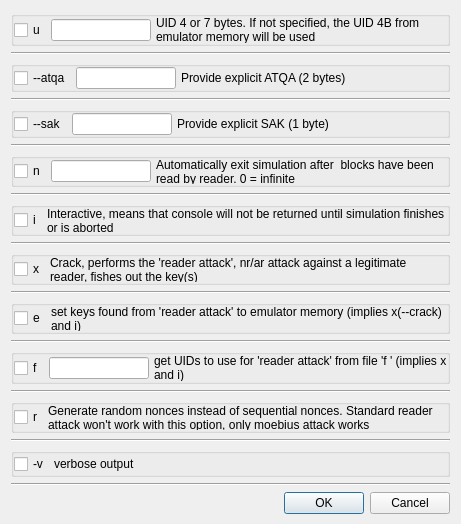
<?xml version="1.0" encoding="UTF-8"?>
<ui version="4.0">
 <class>MF_Sim_simDialog</class>
 <widget class="QDialog" name="MF_Sim_simDialog">
  <property name="geometry">
   <rect>
    <x>0</x>
    <y>0</y>
    <width>461</width>
    <height>524</height>
   </rect>
  </property>
  <property name="windowTitle">
   <string>Simulate</string>
  </property>
  <layout class="QVBoxLayout" name="verticalLayout">
   <item>
    <widget class="QGroupBox" name="uGroupBox">
     <layout class="QHBoxLayout" name="uLayout">
      <property name="spacing">
       <number>5</number>
      </property>
      <property name="leftMargin">
       <number>0</number>
      </property>
      <property name="topMargin">
       <number>0</number>
      </property>
      <property name="rightMargin">
       <number>0</number>
      </property>
      <property name="bottomMargin">
       <number>0</number>
      </property>
      <item>
       <widget class="QCheckBox" name="uBox">
        <property name="text">
         <string>u</string>
        </property>
       </widget>
      </item>
      <item>
       <widget class="QLineEdit" name="uEdit">
        <property name="sizePolicy">
         <sizepolicy hsizetype="Fixed" vsizetype="Fixed">
          <horstretch>0</horstretch>
          <verstretch>0</verstretch>
         </sizepolicy>
        </property>
        <property name="maximumSize">
         <size>
          <width>100</width>
          <height>16777215</height>
         </size>
        </property>
       </widget>
      </item>
      <item>
       <widget class="QLabel" name="label">
        <property name="sizePolicy">
         <sizepolicy hsizetype="Expanding" vsizetype="Preferred">
          <horstretch>0</horstretch>
          <verstretch>0</verstretch>
         </sizepolicy>
        </property>
        <property name="text">
         <string>UID 4 or 7 bytes. If not specified, the UID 4B from emulator memory will be used</string>
        </property>
        <property name="wordWrap">
         <bool>true</bool>
        </property>
       </widget>
      </item>
     </layout>
    </widget>
   </item>
   <item>
    <widget class="Line" name="uLine">
     <property name="orientation">
      <enum>Qt::Horizontal</enum>
     </property>
    </widget>
   </item>
   <item>
    <widget class="QGroupBox" name="atqaGroupBox">
     <layout class="QHBoxLayout" name="atqaLayout">
      <property name="spacing">
       <number>5</number>
      </property>
      <property name="leftMargin">
       <number>0</number>
      </property>
      <property name="topMargin">
       <number>0</number>
      </property>
      <property name="rightMargin">
       <number>0</number>
      </property>
      <property name="bottomMargin">
       <number>0</number>
      </property>
      <item>
       <widget class="QCheckBox" name="atqaBox">
        <property name="text">
         <string>--atqa</string>
        </property>
       </widget>
      </item>
      <item>
       <widget class="QLineEdit" name="atqaEdit">
        <property name="sizePolicy">
         <sizepolicy hsizetype="Fixed" vsizetype="Fixed">
          <horstretch>0</horstretch>
          <verstretch>0</verstretch>
         </sizepolicy>
        </property>
        <property name="maximumSize">
         <size>
          <width>100</width>
          <height>16777215</height>
         </size>
        </property>
       </widget>
      </item>
      <item>
       <widget class="QLabel" name="label_8">
        <property name="sizePolicy">
         <sizepolicy hsizetype="Expanding" vsizetype="Preferred">
          <horstretch>0</horstretch>
          <verstretch>0</verstretch>
         </sizepolicy>
        </property>
        <property name="text">
         <string>Provide explicit ATQA (2 bytes)</string>
        </property>
        <property name="wordWrap">
         <bool>true</bool>
        </property>
       </widget>
      </item>
     </layout>
    </widget>
   </item>
   <item>
    <widget class="Line" name="atqaLine">
     <property name="orientation">
      <enum>Qt::Horizontal</enum>
     </property>
    </widget>
   </item>
   <item>
    <widget class="QGroupBox" name="sakGroupBox">
     <layout class="QHBoxLayout" name="sakLayout">
      <property name="spacing">
       <number>5</number>
      </property>
      <property name="leftMargin">
       <number>0</number>
      </property>
      <property name="topMargin">
       <number>0</number>
      </property>
      <property name="rightMargin">
       <number>0</number>
      </property>
      <property name="bottomMargin">
       <number>0</number>
      </property>
      <item>
       <widget class="QCheckBox" name="sakBox">
        <property name="text">
         <string>--sak</string>
        </property>
       </widget>
      </item>
      <item>
       <widget class="QLineEdit" name="sakEdit">
        <property name="sizePolicy">
         <sizepolicy hsizetype="Fixed" vsizetype="Fixed">
          <horstretch>0</horstretch>
          <verstretch>0</verstretch>
         </sizepolicy>
        </property>
        <property name="maximumSize">
         <size>
          <width>100</width>
          <height>16777215</height>
         </size>
        </property>
       </widget>
      </item>
      <item>
       <widget class="QLabel" name="label_9">
        <property name="sizePolicy">
         <sizepolicy hsizetype="Expanding" vsizetype="Preferred">
          <horstretch>0</horstretch>
          <verstretch>0</verstretch>
         </sizepolicy>
        </property>
        <property name="text">
         <string>Provide explicit SAK (1 byte)</string>
        </property>
        <property name="wordWrap">
         <bool>true</bool>
        </property>
       </widget>
      </item>
     </layout>
    </widget>
   </item>
   <item>
    <widget class="Line" name="sakLine">
     <property name="orientation">
      <enum>Qt::Horizontal</enum>
     </property>
    </widget>
   </item>
   <item>
    <widget class="QGroupBox" name="nGroupBox">
     <layout class="QHBoxLayout" name="nLayout">
      <property name="spacing">
       <number>5</number>
      </property>
      <property name="leftMargin">
       <number>0</number>
      </property>
      <property name="topMargin">
       <number>0</number>
      </property>
      <property name="rightMargin">
       <number>0</number>
      </property>
      <property name="bottomMargin">
       <number>0</number>
      </property>
      <item>
       <widget class="QCheckBox" name="nBox">
        <property name="text">
         <string>n</string>
        </property>
       </widget>
      </item>
      <item>
       <widget class="QLineEdit" name="nEdit">
        <property name="sizePolicy">
         <sizepolicy hsizetype="Fixed" vsizetype="Fixed">
          <horstretch>0</horstretch>
          <verstretch>0</verstretch>
         </sizepolicy>
        </property>
        <property name="maximumSize">
         <size>
          <width>100</width>
          <height>16777215</height>
         </size>
        </property>
       </widget>
      </item>
      <item>
       <widget class="QLabel" name="label_2">
        <property name="sizePolicy">
         <sizepolicy hsizetype="Expanding" vsizetype="Preferred">
          <horstretch>0</horstretch>
          <verstretch>0</verstretch>
         </sizepolicy>
        </property>
        <property name="text">
         <string>Automatically exit simulation after &lt;numreads&gt; blocks have been read by reader. 0 = infinite</string>
        </property>
        <property name="wordWrap">
         <bool>true</bool>
        </property>
       </widget>
      </item>
     </layout>
    </widget>
   </item>
   <item>
    <widget class="Line" name="nLine">
     <property name="orientation">
      <enum>Qt::Horizontal</enum>
     </property>
    </widget>
   </item>
   <item>
    <widget class="QGroupBox" name="iGroupBox">
     <layout class="QHBoxLayout" name="iLayout">
      <property name="spacing">
       <number>5</number>
      </property>
      <property name="leftMargin">
       <number>0</number>
      </property>
      <property name="topMargin">
       <number>0</number>
      </property>
      <property name="rightMargin">
       <number>0</number>
      </property>
      <property name="bottomMargin">
       <number>0</number>
      </property>
      <item>
       <widget class="QCheckBox" name="iBox">
        <property name="text">
         <string>i</string>
        </property>
       </widget>
      </item>
      <item>
       <widget class="QLabel" name="label_3">
        <property name="sizePolicy">
         <sizepolicy hsizetype="Expanding" vsizetype="Preferred">
          <horstretch>0</horstretch>
          <verstretch>0</verstretch>
         </sizepolicy>
        </property>
        <property name="text">
         <string>Interactive, means that console will not be returned until simulation finishes or is aborted</string>
        </property>
        <property name="wordWrap">
         <bool>true</bool>
        </property>
       </widget>
      </item>
     </layout>
    </widget>
   </item>
   <item>
    <widget class="Line" name="iLine">
     <property name="orientation">
      <enum>Qt::Horizontal</enum>
     </property>
    </widget>
   </item>
   <item>
    <widget class="QGroupBox" name="xGroupBox">
     <layout class="QHBoxLayout" name="xLayout">
      <property name="spacing">
       <number>5</number>
      </property>
      <property name="leftMargin">
       <number>0</number>
      </property>
      <property name="topMargin">
       <number>0</number>
      </property>
      <property name="rightMargin">
       <number>0</number>
      </property>
      <property name="bottomMargin">
       <number>0</number>
      </property>
      <item>
       <widget class="QCheckBox" name="xBox">
        <property name="text">
         <string>x</string>
        </property>
       </widget>
      </item>
      <item>
       <widget class="QLabel" name="label_4">
        <property name="sizePolicy">
         <sizepolicy hsizetype="Expanding" vsizetype="Preferred">
          <horstretch>0</horstretch>
          <verstretch>0</verstretch>
         </sizepolicy>
        </property>
        <property name="text">
         <string>Crack, performs the 'reader attack', nr/ar attack against a legitimate reader, fishes out the key(s)</string>
        </property>
        <property name="wordWrap">
         <bool>true</bool>
        </property>
       </widget>
      </item>
     </layout>
    </widget>
   </item>
   <item>
    <widget class="Line" name="xLine">
     <property name="orientation">
      <enum>Qt::Horizontal</enum>
     </property>
    </widget>
   </item>
   <item>
    <widget class="QGroupBox" name="eGroupBox">
     <layout class="QHBoxLayout" name="eLayout">
      <property name="spacing">
       <number>5</number>
      </property>
      <property name="leftMargin">
       <number>0</number>
      </property>
      <property name="topMargin">
       <number>0</number>
      </property>
      <property name="rightMargin">
       <number>0</number>
      </property>
      <property name="bottomMargin">
       <number>0</number>
      </property>
      <item>
       <widget class="QCheckBox" name="eBox">
        <property name="text">
         <string>e</string>
        </property>
       </widget>
      </item>
      <item>
       <widget class="QLabel" name="label_5">
        <property name="sizePolicy">
         <sizepolicy hsizetype="Expanding" vsizetype="Preferred">
          <horstretch>0</horstretch>
          <verstretch>0</verstretch>
         </sizepolicy>
        </property>
        <property name="text">
         <string>set keys found from 'reader attack' to emulator memory (implies x(--crack) and i)</string>
        </property>
        <property name="wordWrap">
         <bool>true</bool>
        </property>
       </widget>
      </item>
     </layout>
    </widget>
   </item>
   <item>
    <widget class="Line" name="eLine">
     <property name="orientation">
      <enum>Qt::Horizontal</enum>
     </property>
    </widget>
   </item>
   <item>
    <widget class="QGroupBox" name="fGroupBox">
     <layout class="QHBoxLayout" name="fLayout">
      <property name="spacing">
       <number>5</number>
      </property>
      <property name="leftMargin">
       <number>0</number>
      </property>
      <property name="topMargin">
       <number>0</number>
      </property>
      <property name="rightMargin">
       <number>0</number>
      </property>
      <property name="bottomMargin">
       <number>0</number>
      </property>
      <item>
       <widget class="QCheckBox" name="fBox">
        <property name="text">
         <string>f</string>
        </property>
       </widget>
      </item>
      <item>
       <widget class="QLineEdit" name="fEdit">
        <property name="sizePolicy">
         <sizepolicy hsizetype="Fixed" vsizetype="Fixed">
          <horstretch>0</horstretch>
          <verstretch>0</verstretch>
         </sizepolicy>
        </property>
        <property name="maximumSize">
         <size>
          <width>100</width>
          <height>16777215</height>
         </size>
        </property>
       </widget>
      </item>
      <item>
       <widget class="QLabel" name="label_6">
        <property name="sizePolicy">
         <sizepolicy hsizetype="Expanding" vsizetype="Preferred">
          <horstretch>0</horstretch>
          <verstretch>0</verstretch>
         </sizepolicy>
        </property>
        <property name="text">
         <string>get UIDs to use for 'reader attack' from file 'f &lt;filename.txt&gt;' (implies x and i)</string>
        </property>
        <property name="wordWrap">
         <bool>true</bool>
        </property>
       </widget>
      </item>
     </layout>
    </widget>
   </item>
   <item>
    <widget class="Line" name="fLine">
     <property name="orientation">
      <enum>Qt::Horizontal</enum>
     </property>
    </widget>
   </item>
   <item>
    <widget class="QGroupBox" name="rGroupBox">
     <layout class="QHBoxLayout" name="rLayout">
      <property name="spacing">
       <number>5</number>
      </property>
      <property name="leftMargin">
       <number>0</number>
      </property>
      <property name="topMargin">
       <number>0</number>
      </property>
      <property name="rightMargin">
       <number>0</number>
      </property>
      <property name="bottomMargin">
       <number>0</number>
      </property>
      <item>
       <widget class="QCheckBox" name="rBox">
        <property name="text">
         <string>r</string>
        </property>
       </widget>
      </item>
      <item>
       <widget class="QLabel" name="label_7">
        <property name="sizePolicy">
         <sizepolicy hsizetype="Expanding" vsizetype="Preferred">
          <horstretch>0</horstretch>
          <verstretch>0</verstretch>
         </sizepolicy>
        </property>
        <property name="text">
         <string>Generate random nonces instead of sequential nonces. Standard reader attack won't work with this option, only moebius attack works</string>
        </property>
        <property name="wordWrap">
         <bool>true</bool>
        </property>
       </widget>
      </item>
     </layout>
    </widget>
   </item>
   <item>
    <widget class="Line" name="rLine">
     <property name="orientation">
      <enum>Qt::Horizontal</enum>
     </property>
    </widget>
   </item>
   <item>
    <widget class="QGroupBox" name="vGroupBox">
     <layout class="QHBoxLayout" name="vLayout">
      <property name="spacing">
       <number>5</number>
      </property>
      <property name="leftMargin">
       <number>0</number>
      </property>
      <property name="topMargin">
       <number>0</number>
      </property>
      <property name="rightMargin">
       <number>0</number>
      </property>
      <property name="bottomMargin">
       <number>0</number>
      </property>
      <item>
       <widget class="QCheckBox" name="vBox">
        <property name="text">
         <string>-v</string>
        </property>
       </widget>
      </item>
      <item>
       <widget class="QLabel" name="label_11">
        <property name="sizePolicy">
         <sizepolicy hsizetype="Expanding" vsizetype="Preferred">
          <horstretch>0</horstretch>
          <verstretch>0</verstretch>
         </sizepolicy>
        </property>
        <property name="text">
         <string>verbose output</string>
        </property>
        <property name="wordWrap">
         <bool>true</bool>
        </property>
       </widget>
      </item>
     </layout>
    </widget>
   </item>
   <item>
    <widget class="Line" name="vLine">
     <property name="orientation">
      <enum>Qt::Horizontal</enum>
     </property>
    </widget>
   </item>
   <item>
    <spacer name="verticalSpacer">
     <property name="orientation">
      <enum>Qt::Vertical</enum>
     </property>
     <property name="sizeHint" stdset="0">
      <size>
       <width>20</width>
       <height>40</height>
      </size>
     </property>
    </spacer>
   </item>
   <item>
    <widget class="QDialogButtonBox" name="buttonBox">
     <property name="orientation">
      <enum>Qt::Horizontal</enum>
     </property>
     <property name="standardButtons">
      <set>QDialogButtonBox::Cancel|QDialogButtonBox::Ok</set>
     </property>
    </widget>
   </item>
  </layout>
 </widget>
 <resources/>
 <connections>
  <connection>
   <sender>buttonBox</sender>
   <signal>accepted()</signal>
   <receiver>MF_Sim_simDialog</receiver>
   <slot>accept()</slot>
   <hints>
    <hint type="sourcelabel">
     <x>248</x>
     <y>254</y>
    </hint>
    <hint type="destinationlabel">
     <x>157</x>
     <y>274</y>
    </hint>
   </hints>
  </connection>
  <connection>
   <sender>buttonBox</sender>
   <signal>rejected()</signal>
   <receiver>MF_Sim_simDialog</receiver>
   <slot>reject()</slot>
   <hints>
    <hint type="sourcelabel">
     <x>316</x>
     <y>260</y>
    </hint>
    <hint type="destinationlabel">
     <x>286</x>
     <y>274</y>
    </hint>
   </hints>
  </connection>
 </connections>
</ui>
